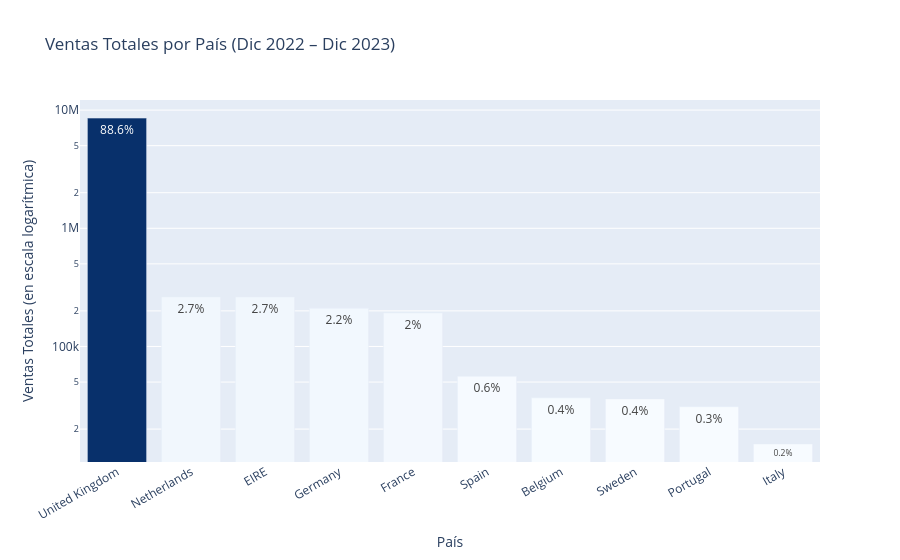

The notebook cell this image was saved under:
### Markdown cell above
### 1.3 DISTRIBUCIÓN DE VENTAS POR PAÍS

Analizamos el peso relativo de cada mercado. Esto es clave para decidir sobre qué países tiene sentido construir modelos individuales y cuáles podríamos agrupar por volumen reducido.

### Code cell
ventas_pais = (
    df.groupby("Country")["TotalSales"]
    .sum()
    .sort_values(ascending=False)
    .reset_index()
)
ventas_pais["Porcentaje (%)"] = (
    ventas_pais["TotalSales"] / ventas_pais["TotalSales"].sum() * 100
).round(1)

display(ventas_pais)

# Gráfico de barras por país con escala logarítmica (para poder leer los datos correctamente) en el eje Y
fig = px.bar(
    ventas_pais,
    x="Country", y="TotalSales",
    title="Ventas Totales por País (Dic 2022 – Dic 2023)",
    text="Porcentaje (%)",
    color="TotalSales",
    color_continuous_scale="Blues",
    labels={"TotalSales": "Ventas Totales (en escala logarítmica)", "Country": "País"}
)
fig.update_traces(texttemplate="%{text}%", textposition="inside")
fig.update_layout(coloraxis_showscale=False, xaxis_tickangle=-30, yaxis_type="log")
fig.show()

### Figure 1 — Plotly figure (JSON) as saved in the notebook; plotly's stock layout.template omitted (floating-point values rounded to 4 significant figures)
{"data": [{"hovertemplate": "País=%{x}<br>Ventas Totales (en escala logarítmica)=%{marker.color}<br>Porcentaje (%)=%{text}<extra></extra>", "legendgroup": "", "marker": {"color": [8556000.0, 262000.0, 261800.0, 210100.0, 192300.0, 55980.0, 36810.0, 36020.0, 30930.0, 14990.0], "coloraxis": "coloraxis", "pattern": {"shape": ""}}, "name": "", "orientation": "v", "showlegend": false, "text": [88.6, 2.7, 2.7, 2.2, 2.0, 0.6, 0.4, 0.4, 0.3, 0.2], "textposition": "inside", "texttemplate": "%{text}%", "type": "bar", "x": ["United Kingdom", "Netherlands", "EIRE", "Germany", "France", "Spain", "Belgium", "Sweden", "Portugal", "Italy"], "xaxis": "x", "y": [8556000.0, 262000.0, 261800.0, 210100.0, 192300.0, 55980.0, 36810.0, 36020.0, 30930.0, 14990.0], "yaxis": "y"}], "layout": {"barmode": "relative", "coloraxis": {"colorbar": {"title": {"text": "Ventas Totales (en escala logarítmica)"}}, "colorscale": [[0, "rgb(247,251,255)"], [0.125, "rgb(222,235,247)"], [0.25, "rgb(198,219,239)"], [0.375, "rgb(158,202,225)"], [0.5, "rgb(107,174,214)"], [0.625, "rgb(66,146,198)"], [0.75, "rgb(33,113,181)"], [0.875, "rgb(8,81,156)"], [1, "rgb(8,48,107)"]], "showscale": false}, "legend": {"tracegroupgap": 0}, "title": {"text": "Ventas Totales por País (Dic 2022 – Dic 2023)"}, "xaxis": {"anchor": "y", "domain": [0, 1], "tickangle": -30, "title": {"text": "País"}}, "yaxis": {"anchor": "x", "domain": [0, 1], "title": {"text": "Ventas Totales (en escala logarítmica)"}, "type": "log"}}}
